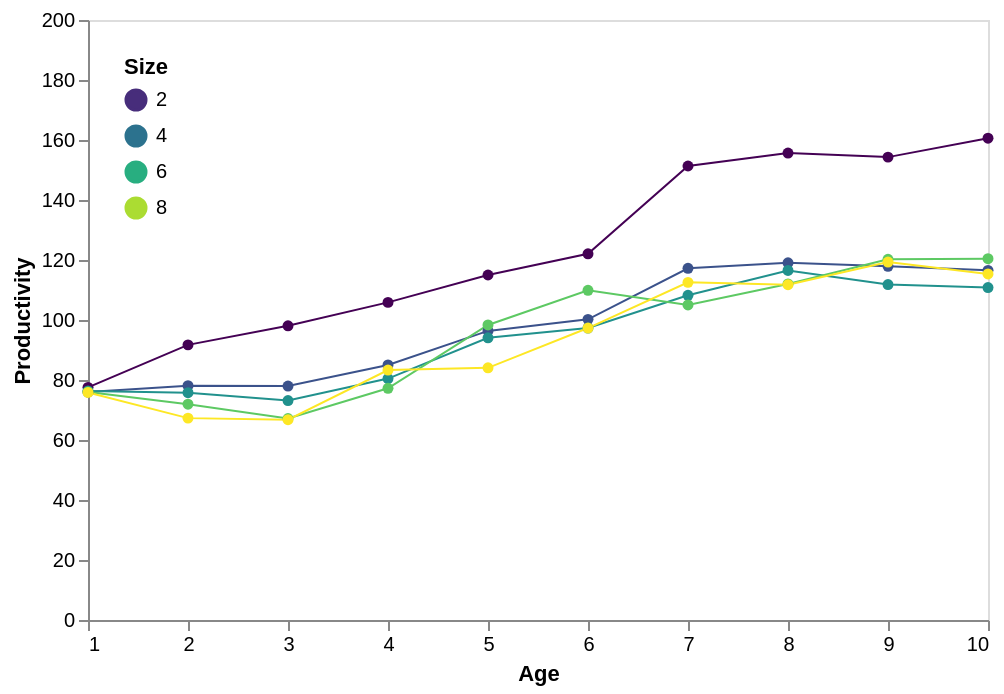

The Vega-Lite source for this figure:
### Vega-Lite specification from a JSON file in a GitHub repository (floating-point values rounded to 4 significant figures)
{"$schema": "https://vega.github.io/schema/vega-lite/v5.json", "data": {"values": [{"1": "77.54780362", "2": "66.93081761", "3": "75.975", "4": "75.53968254", "5": "76.37254902", "6": "72.82608696", "7": "76.02777778", "8": "71.80555556", "9": "75.84615385", "10": "72.07407407", "Measure": "RLP", "Age": "1", "11-20": "73.33962264", "21-50": "81.53631285", "51-250": "85", "251-500": "89.93975904", "500+": "98.88452088"}, {"1": "91.7133059", "2": "81.7681592", "3": "78.09165903", "4": "75.65364583", "5": "75.76460481", "6": "73.40909091", "7": "71.92612137", "8": "67.39358601", "9": "67.29118774", "10": "73.88655462", "Measure": "RLP", "Age": "2", "11-20": "71.19595645", "21-50": "78.46146872", "51-250": "75.03261675", "251-500": "82.39808153", "500+": "94.53051997"}, {"1": "98.07720291", "2": "83.41373316", "3": "77.99919679", "4": "80.40388769", "5": "73.14513557", "6": "73.0593692", "7": "67.16449086", "8": "69.80392157", "9": "66.7689243", "10": "71.98739496", "Measure": "RLP", "Age": "3", "11-20": "66.05730428", "21-50": "64.6673209", "51-250": "65.91139241", "251-500": "62.61337209", "500+": "82.45478036"}, {"1": "105.8701582", "2": "88.53186023", "3": "85.01462523", "4": "87.17606444", "5": "80.47743056", "6": "79.83914729", "7": "77.22689076", "8": "81.31884058", "9": "83.30327869", "10": "81.08298755", "Measure": "RLP", "Age": "4", "11-20": "122.9823009", "21-50": "111.7061995", "51-250": "74.36561743", "251-500": "78.45205479", "500+": "104.1729223"}, {"1": "115", "2": "101.7810794", "3": "96.35971223", "4": "99.76923077", "5": "94.05818182", "6": "92.52515091", "7": "98.33711048", "8": "94.4005848", "9": "84.06451613", "10": "90.4691358", "Measure": "RLP", "Age": "5", "11-20": "90.69741986", "21-50": "98.7028181", "51-250": "85.72147147", "251-500": "88.80722892", "500+": "94.36848341"}, {"1": "122.0823224", "2": "102.8015816", "3": "100.2123369", "4": "137.8412256", "5": "97.32411067", "6": "102.7257019", "7": "109.8945783", "8": "107.0736196", "9": "97.31799163", "10": "96.55172414", "Measure": "RLP", "Age": "6", "11-20": "100.6793651", "21-50": "120.7472527", "51-250": "96.8713156", "251-500": "128.4276018", "500+": "103.817217"}, {"1": "151.333758", "2": "122.8546341", "3": "117.2446154", "4": "166.6894737", "5": "108.2359813", "6": "112.3820513", "7": "105.0305085", "8": "117.7132867", "9": "112.543379", "10": "135.1835749", "Measure": "RLP", "Age": "7", "11-20": "109.619883", "21-50": "134.4471947", "51-250": "102.1989828", "251-500": "127.0217786", "500+": "70.1910828"}, {"1": "155.6494083", "2": "120.3915929", "3": "119.0777202", "4": "115.5622568", "5": "116.5253807", "6": "121.4640884", "7": "112.0072202", "8": "124.669145", "9": "111.7815534", "10": "124.1030928", "Measure": "RLP", "Age": "8", "11-20": "121.9082251", "21-50": "142.0936205", "51-250": "123.0442532", "251-500": "134.759322", "500+": "75.2578534"}, {"1": "154.2932203", "2": "117.8514851", "3": "117.8912214", "4": "118.9444444", "5": "111.815427", "6": "122.8095238", "7": "120.2480916", "8": "123.968254", "9": "119.3282828", "10": "120.4331551", "Measure": "RLP", "Age": "9", "11-20": "169.0248889", "21-50": "125.5497124", "51-250": "127.7875371", "251-500": "137.0472441", "500+": "86.64994233"}, {"1": "160.5857418", "2": "119.9099723", "3": "116.5462185", "4": "123.4709977", "5": "110.8313609", "6": "123.7179487", "7": "120.4285714", "8": "137.7344398", "9": "115.3544974", "10": "122.8426966", "Measure": "RLP", "Age": "10", "11-20": "124.387156", "21-50": "198.2654575", "51-250": "136.7408483", "251-500": "164.6362229", "500+": "97.21212121"}, {"1": "23.95037137", "2": "18.09663022", "3": "16.74189364", "4": "16.18411928", "5": "15.25687685", "6": "15.08699512", "7": "33.63511282", "8": "17.45474614", "9": "14.15177972", "10": "17.69565217", "Measure": "RLP", "Age": "11-20", "11-20": "17.52343315", "21-50": "17.0133685", "51-250": "14.07412791", "251-500": "17.49019901", "500+": "7.984813718"}, {"1": "196.373648", "2": "120.1104338", "3": "107.1593011", "4": "147.3589651", "5": "114.8720066", "6": "114.3288364", "7": "126.5939335", "8": "108.655706", "9": "103.6122338", "10": "102.0152381", "Measure": "RLP", "Age": "21-50", "11-20": "99.37087025", "21-50": "105.2945089", "51-250": "79.3474002", "251-500": "80.50577382", "500+": "21.89398201"}, {"1": "0", "2": "0.36892082", "3": "0.702826128", "4": "1.138040511", "5": "1.482260442", "6": "1.781622602", "7": "2.210098665", "8": "2.30641959", "9": "2.952024498", "10": "2.849028948", "Measure": "JobCreationPerFirm", "Age": "1", "11-20": "4.167508569", "21-50": "7.489310758", "51-250": "17.61970747", "251-500": "51.53164557", "500+": "145.8169643"}, {"1": "0", "2": "0.20245088", "3": "0.432907054", "4": "0.779863801", "5": "0.957790283", "6": "1.258892742", "7": "1.399855908", "8": "1.664478909", "9": "1.866104321", "10": "2.170665213", "Measure": "JobCreationPerFirm", "Age": "2", "11-20": "3.19517597", "21-50": "7.69800452", "51-250": "23.1978022", "251-500": "89.25792988", "500+": "206.1890315"}, {"1": "0", "2": "0.149673303", "3": "0.392177376", "4": "0.69235589", "5": "0.934519539", "6": "1.229794242", "7": "1.462610413", "8": "1.746615564", "9": "2.051838327", "10": "2.371507793", "Measure": "JobCreationPerFirm", "Age": "3", "11-20": "3.509567707", "21-50": "8.716520242", "51-250": "30.81702379", "251-500": "105.8582915", "500+": "430.8969072"}, {"1": "0", "2": "0.119542585", "3": "0.321816173", "4": "0.546098866", "5": "0.77603384", "6": "0.978696173", "7": "1.208784962", "8": "1.433609237", "9": "1.674790753", "10": "1.906630132", "Measure": "JobCreationPerFirm", "Age": "4", "11-20": "2.83001628", "21-50": "6.351659723", "51-250": "22.0618895", "251-500": "83.72753075", "500+": "316.5315024"}, {"1": "0", "2": "0.102044951", "3": "0.267210533", "4": "0.445666313", "5": "0.622451857", "6": "0.79166717", "7": "0.957669857", "8": "1.124847975", "9": "1.309554879", "10": "1.483496584", "Measure": "JobCreationPerFirm", "Age": "5", "11-20": "2.243009722", "21-50": "5.124034023", "51-250": "18.49173671", "251-500": "71.94563427", "500+": "244.5861027"}, {"1": "0", "2": "0.091969379", "3": "0.241583249", "4": "0.389454863", "5": "0.549635823", "6": "0.692630597", "7": "0.828004805", "8": "0.986886934", "9": "1.130464275", "10": "1.311763436", "Measure": "JobCreationPerFirm", "Age": "6", "11-20": "1.954904427", "21-50": "4.558917443", "51-250": "16.46702881", "251-500": "63.34090909", "500+": "226.6775956"}, {"1": "0", "2": "0.086563065", "3": "0.224113227", "4": "0.355616183", "5": "0.497453621", "6": "0.613479611", "7": "0.759250501", "8": "0.891430362", "9": "1.023230088", "10": "1.167030468", "Measure": "JobCreationPerFirm", "Age": "7", "11-20": "1.747207157", "21-50": "4.215284842", "51-250": "16.83978815", "251-500": "54.6456477", "500+": "190.2964245"}, {"1": "0", "2": "0.080208362", "3": "0.210158467", "4": "0.326212066", "5": "0.456209028", "6": "0.567537606", "7": "0.685339916", "8": "0.787179846", "9": "0.891671808", "10": "1.039671021", "Measure": "JobCreationPerFirm", "Age": "8", "11-20": "1.556602983", "21-50": "3.691542918", "51-250": "14.08228635", "251-500": "50.70870113", "500+": "217.4936212"}, {"1": "0", "2": "0.078151244", "3": "0.206658721", "4": "0.319465533", "5": "0.432914445", "6": "0.538745754", "7": "0.667188803", "8": "0.753796677", "9": "0.861640431", "10": "1.019816759", "Measure": "JobCreationPerFirm", "Age": "9", "11-20": "1.497342974", "21-50": "3.693066531", "51-250": "13.48350652", "251-500": "48.16228838", "500+": "190.0491525"}, {"1": "0", "2": "0.072621229", "3": "0.191261652", "4": "0.298807711", "5": "0.395063089", "6": "0.492866454", "7": "0.584140452", "8": "0.711438997", "9": "0.790574964", "10": "0.940502943", "Measure": "JobCreationPerFirm", "Age": "10", "11-20": "1.355408812", "21-50": "3.397875631", "51-250": "12.59177775", "251-500": "40.58708627", "500+": "183.7571203"}, {"1": "0", "2": "0.41062169", "3": "1.104787288", "4": "1.713382244", "5": "2.328429271", "6": "2.905399693", "7": "3.509632975", "8": "4.066493869", "9": "4.635016387", "10": "5.482731466", "Measure": "JobCreationPerFirm", "Age": "11-20", "11-20": "8.273040026", "21-50": "22.85069338", "51-250": "95.79608955", "251-500": "366.6066879", "500+": "1841.585257"}, {"1": "0", "2": "0.034683729", "3": "0.118011009", "4": "0.178031785", "5": "0.234395433", "6": "0.280574562", "7": "0.340350607", "8": "0.380965624", "9": "0.431153111", "10": "0.504915182", "Measure": "JobCreationPerFirm", "Age": "21-50", "11-20": "0.747566399", "21-50": "2.47236619", "51-250": "12.5655753", "251-500": "57.3513121", "500+": "663.3939233"}, {"1": "0.255504799", "2": "1.007699457", "3": "1.26254913", "4": "1.510445108", "5": "1.521277641", "6": "1.752073613", "7": "2.580383053", "8": "1.37524818", "9": "1.928547125", "10": "2.737632833", "Measure": "JobDestructionPerFirm", "Age": "1", "11-20": "4.718293343", "21-50": "7.015221481", "51-250": "8.729792148", "251-500": "28.85654008", "500+": "17.625"}, {"1": "0.167674282", "2": "0.300654265", "3": "0.457325745", "4": "0.670644342", "5": "0.77208643", "6": "0.768850632", "7": "0.747136629", "8": "0.946699678", "9": "0.856498537", "10": "1.340156027", "Measure": "JobDestructionPerFirm", "Age": "2", "11-20": "1.428289662", "21-50": "3.188550797", "51-250": "7.9537898", "251-500": "19.15776294", "500+": "55.43873979"}, {"1": "0.135087806", "2": "0.144376094", "3": "0.228013634", "4": "0.298876502", "5": "0.320219703", "6": "0.374714844", "7": "0.419743604", "8": "0.449681729", "9": "0.537321448", "10": "0.656429862", "Measure": "JobDestructionPerFirm", "Age": "3", "11-20": "0.806115087", "21-50": "1.538050576", "51-250": "5.872869917", "251-500": "16.67638191", "500+": "40.6975945"}, {"1": "0.137193291", "2": "0.163090909", "3": "0.23783886", "4": "0.292636792", "5": "0.353499118", "6": "0.475351088", "7": "0.46849213", "8": "0.522315736", "9": "0.576379927", "10": "0.525055009", "Measure": "JobDestructionPerFirm", "Age": "4", "11-20": "0.722834935", "21-50": "1.821637666", "51-250": "5.64720696", "251-500": "27.88836329", "500+": "45.16155089"}, {"1": "0.134860231", "2": "0.159255773", "3": "0.255129181", "4": "0.288076774", "5": "0.33881546", "6": "0.40196848", "7": "0.434042807", "8": "0.473126579", "9": "0.495940264", "10": "0.57589102", "Measure": "JobDestructionPerFirm", "Age": "5", "11-20": "0.852546379", "21-50": "1.861417976", "51-250": "6.098732013", "251-500": "19.83360791", "500+": "65.44712991"}, {"1": "0.136834797", "2": "0.154888682", "3": "0.253340545", "4": "0.292369648", "5": "0.320209118", "6": "0.420074109", "7": "0.450251849", "8": "0.443148116", "9": "0.477690684", "10": "0.571422404", "Measure": "JobDestructionPerFirm", "Age": "6", "11-20": "0.756517897", "21-50": "1.659962919", "51-250": "5.751014234", "251-500": "23.63009404", "500+": "39.28961749"}, {"1": "0.1441533", "2": "0.154349857", "3": "0.237187889", "4": "0.291030702", "5": "0.332741152", "6": "0.404037141", "7": "0.442064725", "8": "0.424043031", "9": "0.456344817", "10": "0.525420646", "Measure": "JobDestructionPerFirm", "Age": "7", "11-20": "0.738179669", "21-50": "1.684409969", "51-250": "6.530486594", "251-500": "19.99177519", "500+": "56.08073818"}, {"1": "0.152673195", "2": "0.159747296", "3": "0.245145665", "4": "0.295717414", "5": "0.332577679", "6": "0.372938767", "7": "0.402582605", "8": "0.582477257", "9": "0.506107341", "10": "0.566811805", "Measure": "JobDestructionPerFirm", "Age": "8", "11-20": "0.696029227", "21-50": "1.708947861", "51-250": "6.053924617", "251-500": "22.21185372", "500+": "78.42100098"}, {"1": "0.146723628", "2": "0.162607077", "3": "0.250243549", "4": "0.290250492", "5": "0.334513836", "6": "0.371303123", "7": "0.399989894", "8": "0.508933357", "9": "0.450268173", "10": "0.468087297", "Measure": "JobDestructionPerFirm", "Age": "9", "11-20": "0.71804413", "21-50": "1.622635738", "51-250": "5.984775254", "251-500": "22.15294804", "500+": "59.78474576"}, {"1": "0.145964516", "2": "0.1607831", "3": "0.23955403", "4": "0.283583366", "5": "0.349068819", "6": "0.352641823", "7": "0.416286454", "8": "0.423956846", "9": "0.451100801", "10": "0.516800428", "Measure": "JobDestructionPerFirm", "Age": "10", "11-20": "0.750028794", "21-50": "1.571298198", "51-250": "6.614486257", "251-500": "19.78621812", "500+": "68.83860759"}, {"1": "1.012807829", "2": "1.049116937", "3": "1.685260094", "4": "2.009314636", "5": "2.268767281", "6": "2.635472713", "7": "2.925823233", "8": "3.1539893", "9": "3.535695625", "10": "3.810496119", "Measure": "JobDestructionPerFirm", "Age": "11-20", "11-20": "5.418789282", "21-50": "13.67051596", "51-250": "62.41979522", "251-500": "217.316879", "500+": "820.62621"}, {"1": "0.162845386", "2": "0.146905666", "3": "0.275110665", "4": "0.275658897", "5": "0.303032676", "6": "0.351856834", "7": "0.400335196", "8": "0.46052347", "9": "0.489497932", "10": "0.607448674", "Measure": "JobDestructionPerFirm", "Age": "21-50", "11-20": "0.821547227", "21-50": "2.328833959", "51-250": "10.67138416", "251-500": "47.96608236", "500+": "425.5857105"}, {"1": "0", "2": "0.18472956", "3": "0.2347", "4": "0.284492063", "5": "0.29572549", "6": "0.298847826", "7": "0.317333333", "8": "0.290416667", "9": "0.333692308", "10": "0.287962963", "Measure": "JobCreationperJob", "Age": "1", "11-20": "0.290572327", "21-50": "0.244636872", "51-250": "0.183839357", "251-500": "0.147144578", "500+": "0.080253071"}, {"1": "0", "2": "0.1012199", "3": "0.144249313", "4": "0.195039063", "5": "0.191549828", "6": "0.210006198", "7": "0.199939314", "8": "0.207763848", "9": "0.207666667", "10": "0.21744958", "Measure": "JobCreationperJob", "Age": "2", "11-20": "0.225486003", "21-50": "0.253217588", "51-250": "0.244118606", "251-500": "0.256429257", "500+": "0.133160512"}, {"1": "0", "2": "0.074843546", "3": "0.130677912", "4": "0.173029158", "5": "0.186966507", "6": "0.205033395", "7": "0.208817232", "8": "0.218282913", "9": "0.228342629", "10": "0.237180672", "Measure": "JobCreationperJob", "Age": "3", "11-20": "0.247355125", "21-50": "0.288201178", "51-250": "0.330293852", "251-500": "0.306188953", "500+": "0.324007752"}, {"1": "0", "2": "0.059773381", "3": "0.107308044", "4": "0.136545455", "5": "0.155111111", "6": "0.163015504", "7": "0.172747899", "8": "0.179226087", "9": "0.186155738", "10": "0.190560166", "Measure": "JobCreationperJob", "Age": "4", "11-20": "0.19859292", "21-50": "0.20957053", "51-250": "0.233332526", "251-500": "0.242465753", "500+": "0.262644772"}, {"1": "0", "2": "0.051014554", "3": "0.089106886", "4": "0.111373449", "5": "0.124414545", "6": "0.131899396", "7": "0.136640227", "8": "0.140625731", "9": "0.145677419", "10": "0.148337449", "Measure": "JobCreationperJob", "Age": "5", "11-20": "0.157301798", "21-50": "0.168738685", "51-250": "0.194885135", "251-500": "0.210462651", "500+": "0.191843602"}, {"1": "0", "2": "0.045974838", "3": "0.080532622", "4": "0.097381616", "5": "0.109913043", "6": "0.115464363", "7": "0.118337349", "8": "0.123509202", "9": "0.125514644", "10": "0.130978448", "Measure": "JobCreationperJob", "Age": "6", "11-20": "0.136931746", "21-50": "0.149654269", "51-250": "0.172163911", "251-500": "0.182857466", "500+": "0.195669811"}, {"1": "0", "2": "0.050001951", "3": "0.084703077", "4": "0.099245614", "5": "0.107948598", "6": "0.111982051", "7": "0.114281356", "8": "0.119370629", "9": "0.11826484", "10": "0.123975845", "Measure": "JobCreationperJob", "Age": "7", "11-20": "0.125956558", "21-50": "0.1367533", "51-250": "0.161706929", "251-500": "0.144696915", "500+": "0.131359076"}, {"1": "0", "2": "0.045461283", "3": "0.078678756", "4": "0.090428016", "5": "0.099088832", "6": "0.101825967", "7": "0.104231047", "8": "0.104542751", "9": "0.105247573", "10": "0.110773196", "Measure": "JobCreationperJob", "Age": "8", "11-20": "0.11251342", "21-50": "0.120897266", "51-250": "0.139161033", "251-500": "0.136311864", "500+": "0.145043194"}, {"1": "0", "2": "0.043707921", "3": "0.076108779", "4": "0.087666667", "5": "0.093953168", "6": "0.09677381", "7": "0.100793893", "8": "0.100452381", "9": "0.09979798", "10": "0.105951872", "Measure": "JobCreationperJob", "Age": "9", "11-20": "0.106947556", "21-50": "0.119046015", "51-250": "0.132450445", "251-500": "0.129924409", "500+": "0.129329873"}, {"1": "0", "2": "0.040613573", "3": "0.070132353", "4": "0.081058005", "5": "0.084852071", "6": "0.088467949", "7": "0.089359184", "8": "0.093033195", "9": "0.091957672", "10": "0.098752809", "Measure": "JobCreationperJob", "Age": "10", "11-20": "0.09716789", "21-50": "0.110499588", "51-250": "0.124044741", "251-500": "0.11579257", "500+": "0.123481659"}, {"1": "0", "2": "0.033082125", "3": "0.056855707", "4": "0.063972607", "5": "0.066641557", "6": "0.067109188", "7": "0.067573473", "8": "0.067534768", "9": "0.065534587", "10": "0.071829035", "Measure": "JobCreationperJob", "Age": "11-20", "11-20": "0.069602026", "21-50": "0.081519371", "51-250": "0.09628064", "251-500": "0.103349843", "500+": "0.103185323"}, {"1": "0", "2": "0.018221571", "3": "0.041564577", "4": "0.046121811", "5": "0.045735756", "6": "0.044410624", "7": "0.0432182", "8": "0.041730658", "9": "0.038946477", "10": "0.043503492", "Measure": "JobCreationperJob", "Age": "21-50", "11-20": "0.038305953", "21-50": "0.049487096", "51-250": "0.063875411", "251-500": "0.07134043", "500+": "0.068099943"}], "format": {"parse": {"Age": "number"}}}, "transform": [{"fold": ["1", "3", "5", "7", "9"], "as": ["size", "value"]}, {"filter": "datum.value>0"}, {"filter": "datum.Measure=='RLP'"}], "height": 300, "width": 450, "mark": {"type": "line", "strokeWidth": 1, "point": true}, "encoding": {"x": {"field": "Age", "type": "quantitative", "title": "Age", "axis": {"grid": false, "format": ".2"}}, "y": {"field": "value", "type": "quantitative", "title": "Productivity", "axis": {"grid": false, "format": ".3"}}, "color": {"field": "size", "title": "Size", "scale": {"scheme": "viridis"}, "legend": {"orient": "top-left", "columns": 1}, "type": "quantitative"}}}
